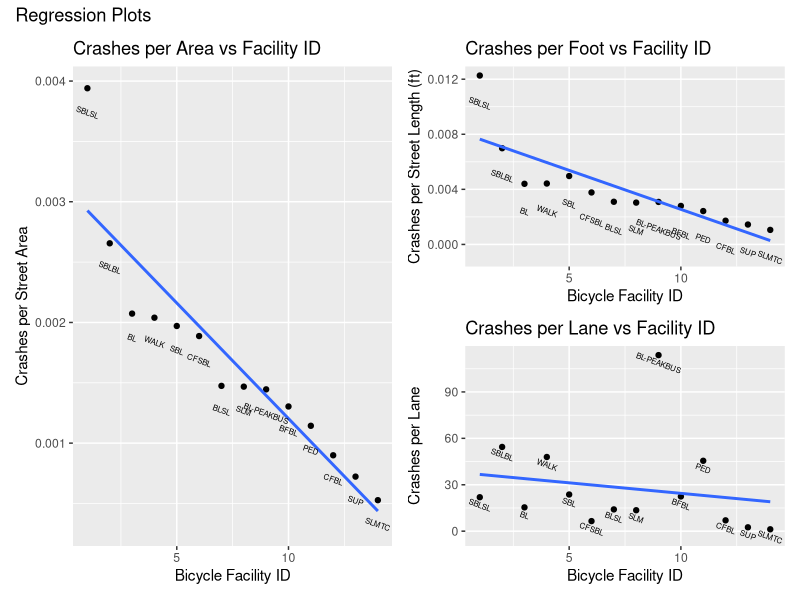
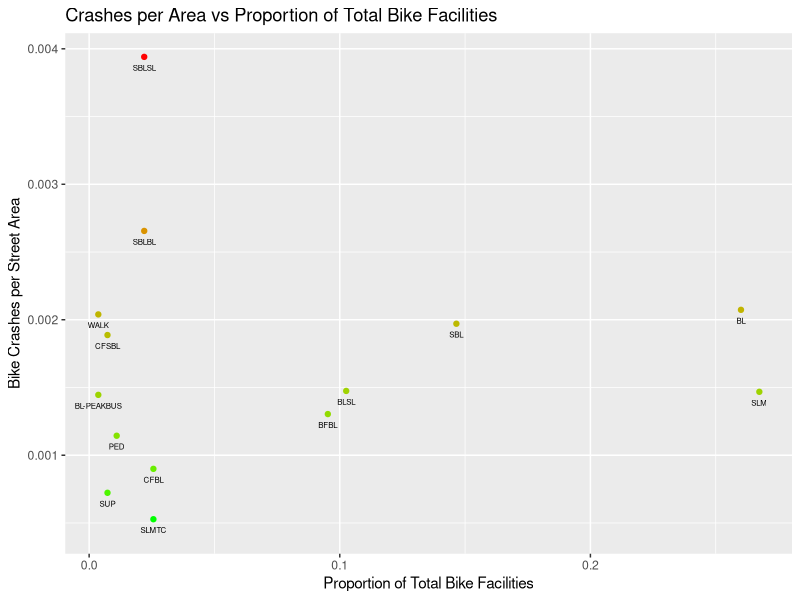

Source code (R) for these figures, in order:
## ---- chunk 1
knitr::opts_chunk$set(echo = TRUE)
library(readr)
library(gplots)
library(gridExtra)
library(ggplot2)
library(patchwork)
library(RColorBrewer)
## ---- chunk 2
# Importing all data used in this section
facility_codebook <- read_csv("./data/facility_codebook.csv")
crashes_by_facility <- read_csv("./data/crashes_by_facility.csv")
facility_counts <- read_csv("./data/facility_counts.csv")
## ---- chunk 3
knitr::kable(facility_codebook, caption="Codebook for Bike Facility IDs, Ordered by Number of Crashes (Decreasing)")
## ---- chunk 4
area_plot <- ggplot(crashes_by_facility, aes(x=facil_id, y=crashes_per_area)) +
  geom_point() +
  geom_smooth(method="lm", formula=y~1+x, se=FALSE) +
  labs(title="Crashes per Area vs Facility ID", x="Bicycle Facility ID", y="Crashes per Street Area") +
  geom_text(nudge_y=-0.0002, size=2, angle=-20, aes(label=exis_facil))

distance_plot <- ggplot(crashes_by_facility, aes(x=facil_id, y=crashes_per_distance)) +
  geom_point() +
  geom_smooth(method="lm", formula=y~1+x, se=FALSE) +
  labs(title="Crashes per Foot vs Facility ID", x="Bicycle Facility ID", y="Crashes per Street Length (ft)") +
  geom_text(nudge_y=-0.002, size=2, angle=-20, aes(label=exis_facil))

lane_plot <- ggplot(crashes_by_facility, aes(x=facil_id, y=crashes_per_lane)) +
  geom_point() +
  geom_smooth(method="lm", formula=y~1+x, se=FALSE) +
  labs(title="Crashes per Lane vs Facility ID", x="Bicycle Facility ID", y="Crashes per Lane") +
  geom_text(nudge_y=-5, size=2, angle=-20, aes(label=exis_facil))

regression_plots <- area_plot | (distance_plot/lane_plot)
regression_plots + plot_annotation(title="Regression Plots")
## ---- chunk 5
ggplot(facility_counts, aes(x=proportion, y=crashes_per_area)) +
  geom_point(aes(color=crashes_per_area)) +
  scale_color_gradient(low="Green", high="Red", guide="none") +
  geom_text(size=2, nudge_y=-0.00008, aes(label=exis_facil)) +
  labs(x="Proportion of Total Bike Facilities", y="Bike Crashes per Street Area", title="Crashes per Area vs Proportion of Total Bike Facilities")
